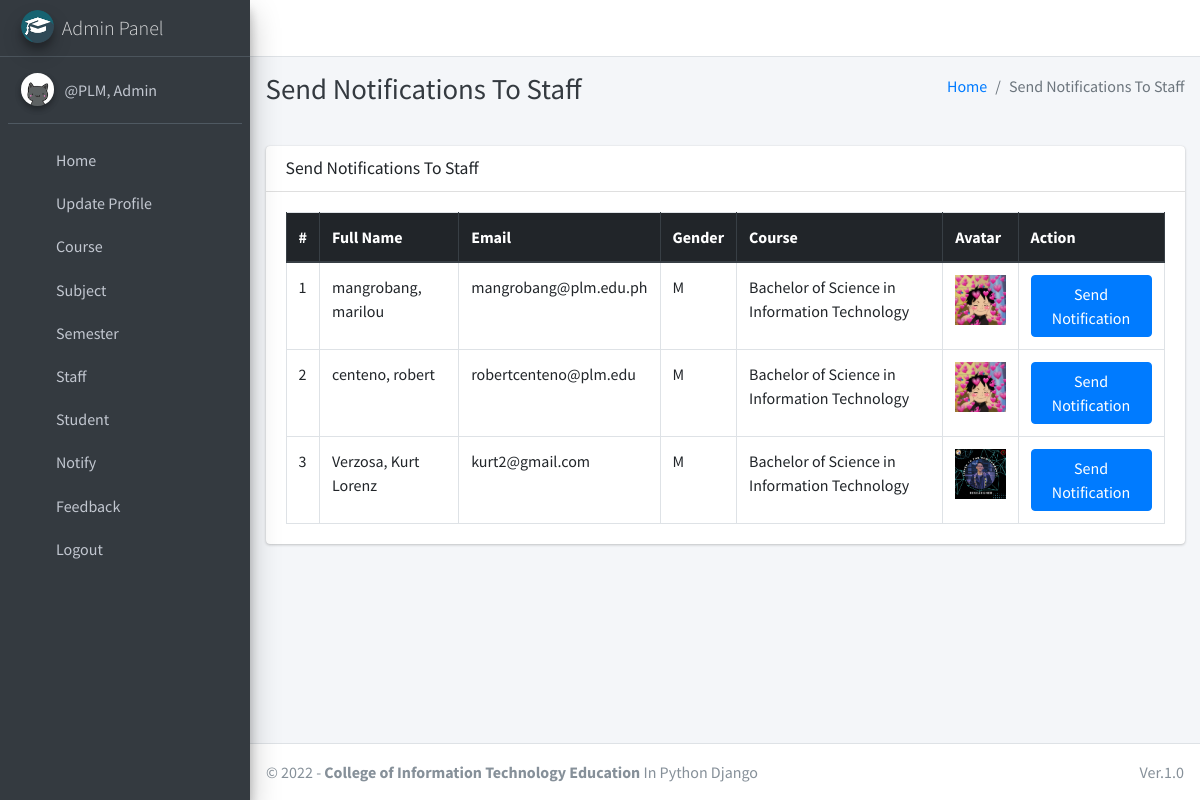
/admin_notify_staff (signed in), run on an earlier commit of the app's database.
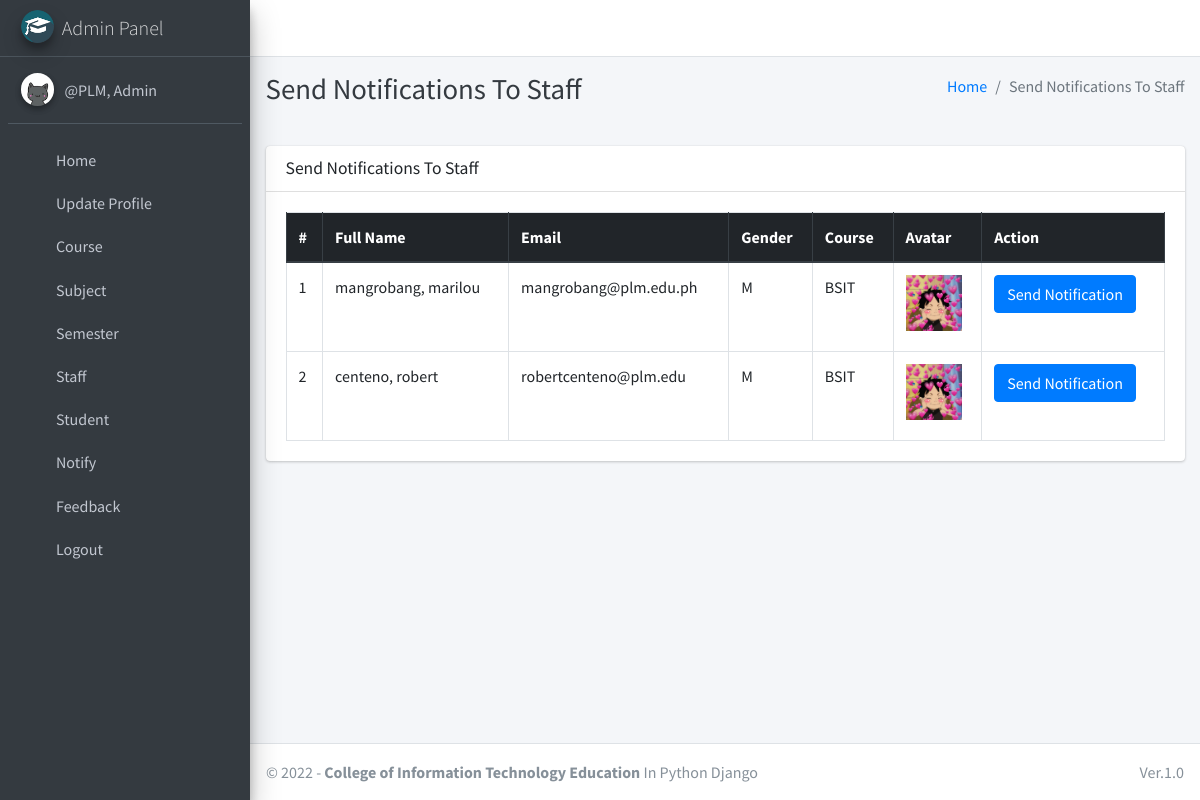
And on a later commit of the database.
### main_app/models.py (models this page shows, shortened)
class CustomUser(AbstractUser):
    USER_TYPE = ((1, "HOD"), (2, "Staff"), (3, "Student"))
    GENDER = [("M", "Male"), ("F", "Female")]
    username = None  # Removed username, using email instead
    email = models.EmailField(unique=True)
    user_type = models.CharField(default=1, choices=USER_TYPE, max_length=1)
    gender = models.CharField(max_length=1, choices=GENDER)
    profile_pic = models.ImageField()
    address = models.TextField()
    fcm_token = models.TextField(default="")  # For firebase notifications
    created_at = models.DateTimeField(auto_now_add=True)
    updated_at = models.DateTimeField(auto_now=True)
    USERNAME_FIELD = "email"
    REQUIRED_FIELDS = []
    objects = CustomUserManager()
    def __str__(self):
        return self.last_name + ", " + self.first_name

class Staff(models.Model):
    course = models.ForeignKey(Course, on_delete=models.DO_NOTHING, null=True, blank=False)
    admin = models.OneToOneField(CustomUser, on_delete=models.CASCADE)

class Course(models.Model):
    name = models.CharField(max_length=120)
    created_at = models.DateTimeField(auto_now_add=True)
    updated_at = models.DateTimeField(auto_now=True)

### main_app/hod_views.py (the view)
# urls.py: path("admin_notify_staff", hod_views.admin_notify_staff,
def admin_notify_staff(request):
    staff = CustomUser.objects.filter(user_type=2)
    context = {
        'page_title': "Send Notifications To Staff",
        'allStaff': staff
    }
    return render(request, "hod_template/staff_notification.html", context)

### main_app/templates/hod_template/staff_notification.html (shortened to what this page needs)
{% extends 'main_app/base.html' %}
{% load static %}
{% block page_title %}{{page_title}}{% endblock page_title %}
{% block content %}
<section class="content">
    <div class="container-fluid">
        <div class="row">
            <div class="col-md-12">
                <div class="card">
                    <div class="card-header">
                        <h3 class="card-title">{{page_title}}</h3>
                    </div>
                    <div class="card-body">
                        <table id="example2" class="table table-bordered table-hover">
                            <thead class="thead-dark">
                                <tr>
                                    <th>#</th>
                                    <th>Full Name</th>
                                    <th>Email</th>
                                    <th>Gender</th>
                                    <th>Course</th>
                                    <th>Avatar</th>
                                    <th>Action</th>
                                </tr>
                            </thead>
                            <tbody>
                                {% for staff in allStaff %}
                                <tr>
                                    <td>{{ forloop.counter }}</td>
                                    <td>{{staff.last_name}}, {{staff.first_name}}</td>
                                    <td>{{staff.email}}</td>
                                    <td>{{staff.gender}}</td>
                                    <td>{{staff.staff.course.name}}</td>
                                    <td>
                                        {% if staff.profile_pic == ""  %}
                                        No Image
                                        {% else %}
                                        <img class="img img-fluid mb-2" height="56" width="56"
                                            src="{{staff.profile_pic}}" alt="">
                                        {% endif %}
                                    </td>
                                    <td><button data-toggle = "modal" data-target = "#myModal"class="btn btn-primary show_notification" value="{{staff.id}}">Send Notification</button>
                                    </td>
                                </tr>
                                {% endfor %}
                            </tbody>
                        </table>
                    </div>
                </div>
            </div>
        </div>
    </div>
</section>
{% endblock content %}

### main_app/templates/main_app/base.html (shortened to what this page needs)
{% load static %}
<!DOCTYPE html>
<html>
<head>
    <link rel="stylesheet" href="{% static 'plugins/fontawesome-free/css/all.min.css'%} ">
    <link rel="stylesheet" href="https://code.ionicframework.com/ionicons/2.0.1/css/ionicons.min.css">
    <link rel="stylesheet"
        href="{% static 'plugins/tempusdominus-bootstrap-4/css/tempusdominus-bootstrap-4.min.css'%} ">
    <link rel="stylesheet" href="{% static 'plugins/icheck-bootstrap/icheck-bootstrap.min.css'%} ">
    <link rel="stylesheet" href="{% static 'dist/css/adminlte.min.css'%} ">
    <link rel="stylesheet" href="{% static 'plugins/overlayScrollbars/css/OverlayScrollbars.min.css'%} ">
    <link rel="stylesheet" href="{% static 'plugins/daterangepicker/daterangepicker.css'%} ">
</head>
<body class="hold-transition sidebar-mini layout-fixed">
    <div class="wrapper">
        <nav class="main-header navbar navbar-expand navbar-white navbar-light">
            <ul class="navbar-nav">
                <li class="nav-item">
                    <a class="nav-link" data-widget="pushmenu" href="#"><i class="fas fa-bars"></i></a>
                </li>
            </ul>
        </nav>
        {% include "main_app/sidebar_template.html" with user=user %}
        <div class="content-wrapper">
            <div class="content-header">
                <div class="container-fluid">
                    <div class="row mb-2">
                        <div class="col-sm-6">
                            <h1 class="m-0 text-dark">{% block page_title %}{% endblock page_title %}</h1>
                        </div>
                        <div class="col-sm-6">
                            <ol class="breadcrumb float-sm-right">
                                <li class="breadcrumb-item"><a href="http://127.0.0.1:8000">Home</a></li>
                                <li class="breadcrumb-item active">{{ page_title }}</li>
                            </ol>
                        </div>
                    </div>
                </div>
            </div>
<section class="content">
    <div class="container-fluid">
        <div class="row">
            <div class="col-md-12">
            </div></div></div></section>
            {% block content %}
            {% endblock content %}
        </div>
        {% include "main_app/footer.html" %}
    </div>
</body>
</html>

### main_app/templates/main_app/sidebar_template.html (shortened to what this page needs)
{% load static %}
<aside class="main-sidebar sidebar-dark-info elevation-4">
    {% if request.user.user_type == '1' %}
    <a href="{% url 'admin_home' %}" class="brand-link">
        <img src="{% static 'dist/img/cmsl.png' %} " alt="AdminLTE Logo"
            class="brand-image img-circle elevation-3" >
        <span class="brand-text font-weight-light">Admin Panel</span>
    </a>
    <div class="sidebar">
        <div class="user-panel mt-3 pb-3 mb-3 d-flex">
            <div class="image">
                <img src="{{ request.user.profile_pic}}" class="img-circle elevation-2" alt="User Image">
            </div>
            <div class="info">
                <a href="#" class="d-block">{{user}}</a>
            </div>
        </div>
        <nav class="mt-2">
            <ul class="nav nav-pills nav-sidebar flex-column" data-widget="treeview" role="menu" data-accordion="false">
                <li class="nav-item">
                    {% url 'admin_home' as admin_home %}
                    <a href="{{admin_home}}" class="nav-link {% if admin_home == request.path %} active {% endif %}">
                        <i class="nav-icon fas fa-home"></i>
                        <p>
                            Home
                        </p>
                    </a>
                </li>
                <li class="nav-item">
                    {% url 'admin_view_profile' as admin_view_profile %}
                    <a href="{{admin_view_profile}}"
                        class="nav-link {% if admin_view_profile == request.path %} active {% endif %}">
                        <i class="nav-icon fas fa-address-card"></i>
                        <p>
                            Update Profile
                        </p>
                    </a>
                </li>
                <li class="nav-item has-treeview">
                    <a href="#" class="nav-link">
                        <i class="nav-icon fas fa-bookmark"></i>
                        <p>
                            Course
                            <i class="fas fa-angle-left right"></i>
                        </p>
                    </a>
                </li>
                <li class="nav-item has-treeview">
                    <a href="#" class="nav-link">
                        <i class="nav-icon fas fa-book"></i>
                        <p>
                            Subject
                            <i class="fas fa-angle-left right"></i>
                        </p>
                    </a>
                </li>
                <li class="nav-item has-treeview">
                    <a href="#" class="nav-link">
                        <i class="nav-icon fas fa-clock"></i>
                        <p>
                            Semester
                            <i class="fas fa-angle-left right"></i>
                        </p>
                    </a>
                </li>
                <li class="nav-item has-treeview">
                    <a href="#" class="nav-link">
                        <i class="nav-icon fas fa-user-plus"></i>
                        <p>
                            Staff
                            <i class="fas fa-angle-left right"></i>
                        </p>
                    </a>
                </li>
                <li class="nav-item has-treeview">
                    <a href="#" class="nav-link">
                        <i class="nav-icon fas fa-user-plus"></i>
                        <p>
                            Student
                            <i class="fas fa-angle-left right"></i>
                        </p>
                    </a>
                        </li>
                 <li class="nav-item has-treeview">
                    <a href="#" class="nav-link">
                        <i class="nav-icon fas fa-bullhorn"></i>
                        <p>
                            Notify
                            <i class="fas fa-angle-left right"></i>
                        </p>
                    </a>
                </li>
                <li class="nav-item has-treeview">
                    <a href="#" class="nav-link">
                        <i class="nav-icon fas fa-comment-alt"></i>
                        <p>
                            Feedback
                            <i class="fas fa-angle-left right"></i>
                        </p>
                    </a>
                </li>
                                        {% endif %}
                                        <li class="nav-item">
                                            <a href="{% url 'user_logout' %}"
                                                onclick="return confirm('Your session would be terminated.\n\nProceed?')"
                                                class="nav-link">
                                                <i class="nav-icon fas fa-power-off"></i>
                                                <p>
                                                    Logout
                                                </p>
                                            </a>
                                        </li>
                                    </ul>
                                </nav>
                            </div>
</aside>

### main_app/templates/main_app/footer.html
<footer class="main-footer">
    &copy; {% now "Y" %} - <strong>College of Information Technology Education</strong>
    In Python Django
    <div class="float-right d-none d-sm-inline-block">
       Ver.1.0
    </div>
</footer>

What changed in the data, as far as the page shows it:
removed CustomUser: last_name "Verzosa", first_name "Kurt Lorenz", email "kurt2@gmail.com", gender "M", staff.course.name "Bachelor of Science in Information Technology", profile_pic (picture)
changed CustomUser "mangrobang": staff.course.name "Bachelor of Science in Information Technology" → "BSIT"
changed through a linked row, CustomUser "centeno": staff.course.name "Bachelor of Science in Information Technology" → "BSIT"
